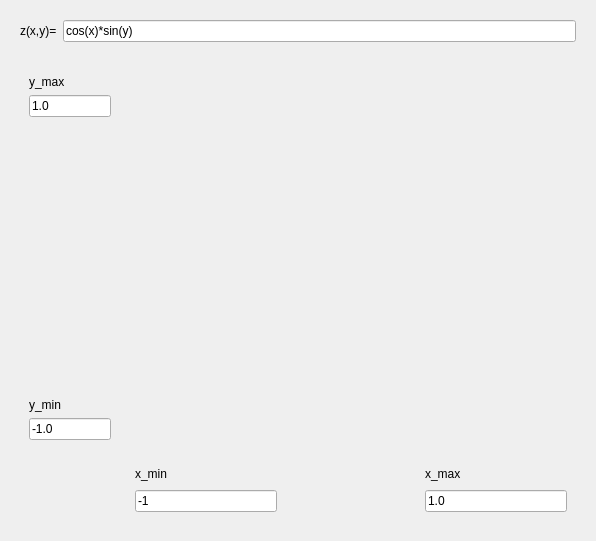
<?xml version="1.0" encoding="UTF-8"?>
<ui version="4.0">
 <class>QtToolSurfacePlotterMainDialog</class>
 <widget class="QDialog" name="QtToolSurfacePlotterMainDialog">
  <property name="geometry">
   <rect>
    <x>0</x>
    <y>0</y>
    <width>596</width>
    <height>541</height>
   </rect>
  </property>
  <property name="windowTitle">
   <string>SurfacePlotter</string>
  </property>
  <property name="windowIcon">
   <iconset resource="ToolSurfacePlotter.qrc">
    <normaloff>:/images/R.png</normaloff>:/images/R.png</iconset>
  </property>
  <layout class="QVBoxLayout" name="verticalLayout_2">
   <item>
    <widget class="QWidget" name="widget_equation" native="true">
     <property name="sizePolicy">
      <sizepolicy hsizetype="Preferred" vsizetype="Maximum">
       <horstretch>0</horstretch>
       <verstretch>0</verstretch>
      </sizepolicy>
     </property>
     <layout class="QHBoxLayout" name="horizontalLayout">
      <item>
       <widget class="QLabel" name="label">
        <property name="text">
         <string>z(x,y)=</string>
        </property>
       </widget>
      </item>
      <item>
       <widget class="QLineEdit" name="edit_equation">
        <property name="text">
         <string>cos(x)*sin(y)</string>
        </property>
       </widget>
      </item>
     </layout>
    </widget>
   </item>
   <item>
    <widget class="QWidget" name="widget_main" native="true">
     <layout class="QGridLayout" name="gridLayout_2">
      <item row="0" column="0">
       <widget class="QWidget" name="widget_left" native="true">
        <property name="maximumSize">
         <size>
          <width>100</width>
          <height>16777215</height>
         </size>
        </property>
        <layout class="QVBoxLayout" name="verticalLayout">
         <item>
          <widget class="QLabel" name="label_maxy">
           <property name="text">
            <string>y_max</string>
           </property>
          </widget>
         </item>
         <item>
          <widget class="QLineEdit" name="edit_maxy">
           <property name="text">
            <string>1.0</string>
           </property>
          </widget>
         </item>
         <item>
          <spacer name="spacer_left">
           <property name="orientation">
            <enum>Qt::Vertical</enum>
           </property>
           <property name="sizeHint" stdset="0">
            <size>
             <width>20</width>
             <height>260</height>
            </size>
           </property>
          </spacer>
         </item>
         <item>
          <widget class="QLabel" name="label_maxx">
           <property name="text">
            <string>y_min</string>
           </property>
          </widget>
         </item>
         <item>
          <widget class="QLineEdit" name="edit_miny">
           <property name="text">
            <string>-1.0</string>
           </property>
          </widget>
         </item>
        </layout>
       </widget>
      </item>
      <item row="0" column="1">
       <widget class="ribi::QtSurfacePlotWidget" name="surfaceplotwidget" native="true">
        <property name="minimumSize">
         <size>
          <width>256</width>
          <height>256</height>
         </size>
        </property>
       </widget>
      </item>
      <item row="1" column="1">
       <widget class="QWidget" name="widget_bottom" native="true">
        <property name="maximumSize">
         <size>
          <width>16777215</width>
          <height>100</height>
         </size>
        </property>
        <layout class="QGridLayout" name="gridLayout">
         <item row="0" column="2">
          <widget class="QLabel" name="label_maxx_2">
           <property name="text">
            <string>x_max</string>
           </property>
          </widget>
         </item>
         <item row="1" column="0">
          <widget class="QLineEdit" name="edit_minx">
           <property name="text">
            <string>-1</string>
           </property>
          </widget>
         </item>
         <item row="1" column="2">
          <widget class="QLineEdit" name="edit_maxx">
           <property name="text">
            <string>1.0</string>
           </property>
          </widget>
         </item>
         <item row="0" column="1">
          <spacer name="spacer_bottom">
           <property name="orientation">
            <enum>Qt::Horizontal</enum>
           </property>
           <property name="sizeHint" stdset="0">
            <size>
             <width>40</width>
             <height>20</height>
            </size>
           </property>
          </spacer>
         </item>
         <item row="0" column="0">
          <widget class="QLabel" name="label_minx">
           <property name="text">
            <string>x_min</string>
           </property>
          </widget>
         </item>
        </layout>
       </widget>
      </item>
     </layout>
    </widget>
   </item>
  </layout>
 </widget>
 <customwidgets>
  <customwidget>
   <class>ribi::QtSurfacePlotWidget</class>
   <extends>QWidget</extends>
   <header>qtsurfaceplotwidget.h</header>
   <container>1</container>
  </customwidget>
 </customwidgets>
 <resources>
  <include location="ToolSurfacePlotter.qrc"/>
 </resources>
 <connections/>
</ui>
